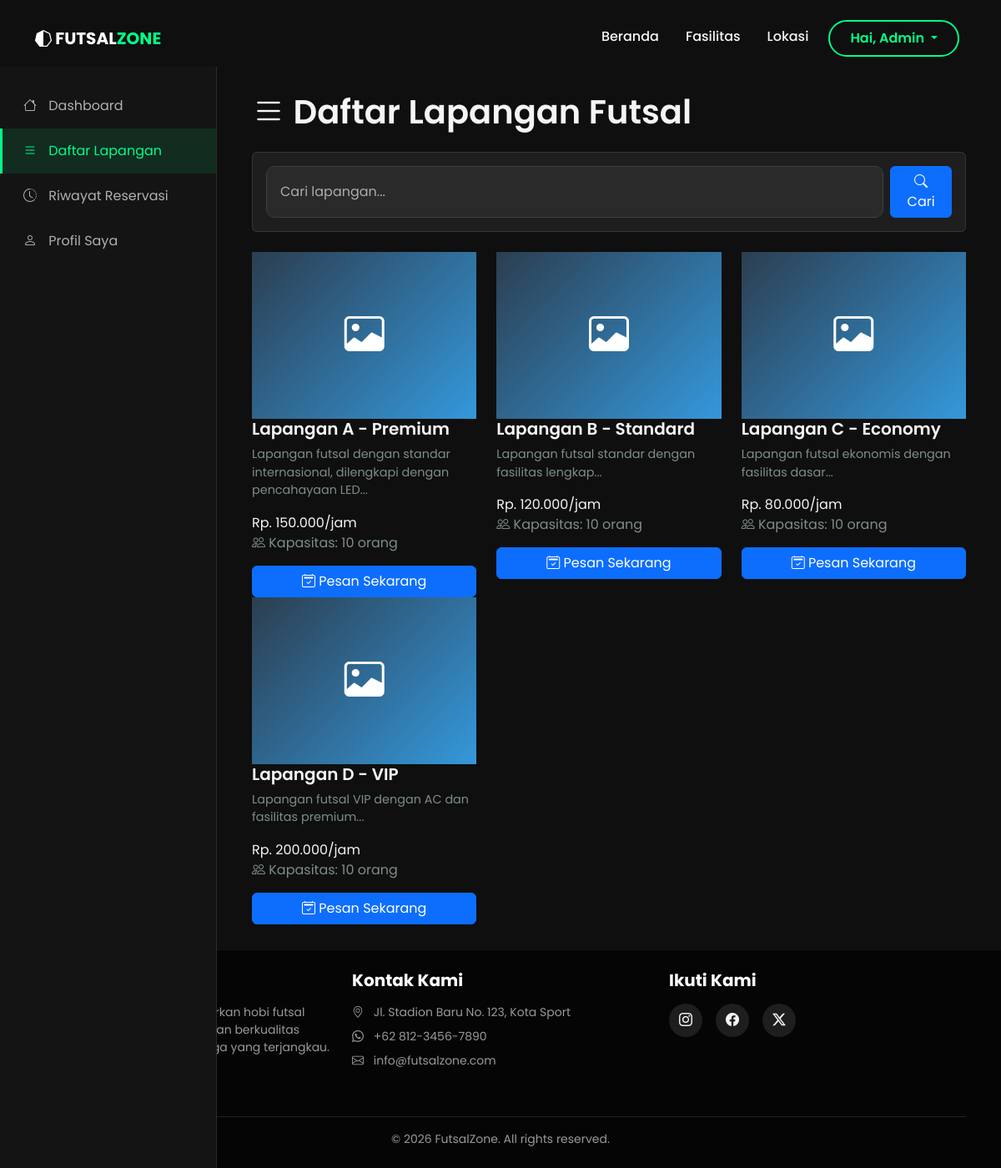
The app's page /?page=lapangan_user (signed in) with its own data.
### tables this page shows
CREATE TABLE lapangan (
    id_lapangan INT PRIMARY KEY AUTO_INCREMENT,
    nama_lapangan VARCHAR(100) NOT NULL,
    deskripsi TEXT,
    foto_lapangan VARCHAR(255),
    harga_per_jam DECIMAL(10, 2) NOT NULL,
    kapasitas INT DEFAULT 10,
    status ENUM('tersedia', 'maintenance', 'nonaktif') DEFAULT 'tersedia',
    created_at TIMESTAMP DEFAULT CURRENT_TIMESTAMP,
    updated_at TIMESTAMP DEFAULT CURRENT_TIMESTAMP ON UPDATE CURRENT_TIMESTAMP
);

### config.php (called while the page is built, shortened)
<?php
function format_rupiah($nominal) {
    return "Rp. " . number_format($nominal, 0, ',', '.');
}
?>

### pages/lapangan_user.php (the view, shortened to what this page needs)
<?php
$search = isset($_GET['search']) ? trim($_GET['search']) : '';
if (!empty($search)) {
    $query = "SELECT * FROM lapangan WHERE nama_lapangan LIKE ? AND status = 'tersedia'";
    $search_term = "%" . $search . "%";
    $stmt = $conn->prepare($query);
    $stmt->bind_param("s", $search_term);
} else {
    $query = "SELECT * FROM lapangan WHERE status = 'tersedia'";
    $stmt = $conn->prepare($query);
}
$stmt->execute();
$result = $stmt->get_result();
?>
<div class="sidebar">
    <a href="?page=dashboard"><i class="bi bi-house"></i> Dashboard</a>
    <a href="?page=lapangan_user" class="active"><i class="bi bi-list"></i> Daftar Lapangan</a>
    <a href="?page=riwayat_reservasi"><i class="bi bi-clock-history"></i> Riwayat Reservasi</a>
    <a href="?page=profil"><i class="bi bi-person"></i> Profil Saya</a>
</div>
<div class="main-content">
    <div class="container-fluid">
        <h1 class="mb-4"><i class="bi bi-list"></i> Daftar Lapangan Futsal</h1>
        <div class="card mb-4">
            <div class="card-body">
                <form method="GET" class="d-flex gap-2">
                    <input type="text" class="form-control" name="search"
                           placeholder="Cari lapangan..." value="<?php echo htmlspecialchars($search); ?>">
                    <button type="submit" class="btn btn-primary"><i class="bi bi-search"></i> Cari</button>
                </form>
            </div>
        </div>
        <div class="row">
           <?php
if ($result->num_rows > 0) {
    while ($lapangan = $result->fetch_assoc()) {
        ?>
        <div class="col-md-6 col-lg-4">
            <div class="lapangan-card">
                <div style="height: 200px; overflow: hidden;">
                    <?php if (!empty($lapangan['foto_lapangan'])): ?>
                        <img src="uploads/<?php echo htmlspecialchars($lapangan['foto_lapangan']); ?>"
                            alt="<?php echo htmlspecialchars($lapangan['nama_lapangan']); ?>"
                            style="width: 100%; height: 100%; object-fit: cover;">
                    <?php else: ?>
                        <div style="width: 100%; height: 100%; background: linear-gradient(135deg, #2c3e50 0%, #3498db 100%); display: flex; align-items: center; justify-content: center; color: white;">
                            <i class="bi bi-image" style="font-size: 3rem;"></i>
                        </div>
                    <?php endif; ?>
                </div>
                <div class="lapangan-info">
                    <h5><?php echo htmlspecialchars($lapangan['nama_lapangan']); ?></h5>
                    <p style="color: #7f8c8d; font-size: 0.9rem;">
                        <?php echo htmlspecialchars(substr($lapangan['deskripsi'], 0, 100)) . '...'; ?>
                    </p>
                    <div class="lapangan-price">
                        <?php echo format_rupiah($lapangan['harga_per_jam']); ?>/jam
                    </div>
                    <p style="color: #7f8c8d; margin-bottom: 15px;">
                        <i class="bi bi-people"></i> Kapasitas: <?php echo $lapangan['kapasitas']; ?> orang
                    </p>
                    <a href="?page=booking_lapangan&id=<?php echo $lapangan['id_lapangan']; ?>" class="btn btn-primary w-100">
                        <i class="bi bi-calendar2-check"></i> Pesan Sekarang
                    </a>
                </div>
            </div>
        </div>
        <?php
    }
}
?>
        </div>
    </div>
</div>

### style.css (style rules this page uses)
:root { --primary-color: #00ff88; --secondary-color: #1a1a1a; --dark-bg: #0f0f0f; --card-bg: #1e1e1e; --text-light: #f5f5f5; --text-muted: #b0b0b0; --sidebar-width: 260px; }
body { font-family: 'Poppins', sans-serif; background-color: var(--dark-bg); color: var(--text-light); overflow-x: hidden; margin-top: 80px; }
h1, h2, h3, h4, h5, h6 { font-weight: 600; color: var(--text-light); }
.card { background-color: var(--card-bg); color: var(--text-light); border: 1px solid rgba(255, 255, 255, 0.1); margin-bottom: 1.5rem; }
.sidebar { position: fixed; top: 80px; bottom: 0; left: 0; z-index: 100; padding: 20px 0 0; width: var(--sidebar-width); background-color: #141414; border-right: 1px solid rgba(255, 255, 255, 0.1); overflow-y: auto; transition: all 0.3s ease; }
.sidebar a { padding: 15px 25px; text-decoration: none; font-size: 1rem; color: var(--text-muted); display: block; transition: 0.3s; border-left: 3px solid transparent; }
.sidebar a.active { color: var(--primary-color); background-color: rgba(0, 255, 136, 0.1); border-left-color: var(--primary-color); }
.sidebar i { margin-right: 10px; width: 20px; text-align: center; }
.main-content { margin-left: var(--sidebar-width); padding: 30px; transition: all 0.3s ease; }
.form-control, .form-select { background-color: #2a2a2a; border: 1px solid #404040; color: #ffffff !important; padding: 0.8rem 1rem; border-radius: 10px; }
.form-control::placeholder { color: #adadad !important; opacity: 1; }

### records on screen
lapangan: nama_lapangan "Lapangan A - Premium", deskripsi "Lapangan futsal dengan standar internasional, dilengkapi dengan pencahayaan LED", harga_per_jam "Rp. 150.000", kapasitas "10"
lapangan: nama_lapangan "Lapangan B - Standard", deskripsi "Lapangan futsal standar dengan fasilitas lengkap", harga_per_jam "Rp. 120.000", kapasitas "10"
lapangan: nama_lapangan "Lapangan C - Economy", deskripsi "Lapangan futsal ekonomis dengan fasilitas dasar", harga_per_jam "Rp. 80.000", kapasitas "10"
lapangan: nama_lapangan "Lapangan D - VIP", deskripsi "Lapangan futsal VIP dengan AC dan fasilitas premium", harga_per_jam "Rp. 200.000", kapasitas "10"

### other values on screen
explode(' ', $_SESSION['nama_lengkap'])[0] "Admin"
